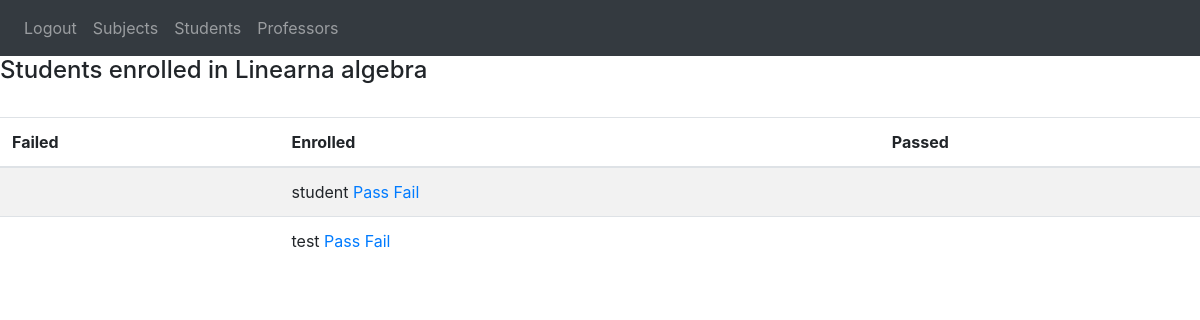
Page /subjects/1 (signed in) on the committed database.
### app/models.py (models this page shows, shortened)
class Predmet(models.Model):
    IZBORNI = (('Da', 'da'), ('Ne', 'ne'))
    ime = models.CharField(max_length=50)
    kod = models.CharField(max_length=50)
    program = models.CharField(max_length=50)
    ects = models.IntegerField()
    sem_red = models.IntegerField()
    sem_izv = models.IntegerField()
    izborni = models.CharField(max_length=50, choices=IZBORNI)
    nositelj = models.ForeignKey(Korisnik, on_delete=models.SET_NULL, null=True)
    def __str__(self):
        return self.ime

class Upisi(models.Model):
    student = models.ForeignKey(Korisnik, on_delete=models.SET_NULL, null=True)
    predmet = models.ForeignKey(Predmet, on_delete=models.SET_NULL, null=True)
    status = models.CharField(max_length=64)

class Korisnik(AbstractUser):
    STATUS = (('none', 'None'), ('izv', 'izvanredni student'), ('red', 'redovni student'))
    uloga = models.ForeignKey(Uloge, on_delete=models.SET_NULL, null=True)
    status = models.CharField(max_length=50, choices=STATUS)
    def __str__(self):
        return self.username

### app/views.py (the view)
# urls.py: path('subjects/<int:subject_id>', views.students_by_subject, name='students_by_subject'),
@login_required(login_url='login')
def students_by_subject(request, subject_id):
    if str(request.user.uloga) == 'ADMIN' or str(request.user.uloga) == 'PROFESOR':
        subject_by_id = Predmet.objects.get(id=subject_id)
        enrolls = Upisi.objects.filter(predmet_id=subject_id)
        content = {
            "subject" : subject_by_id,
            "enrolls" : enrolls
        }
        return render (request, 'students_by_subject.html', {"content" : content})

### app/models.py (called while the page is built)
    def __str__(self):
        return self.uloga

### app/templates/students_by_subject.html
{% extends 'base.html' %}
{% block content %}
<h4>Students enrolled in {{ content.subject }}</h4> &nbsp;
<table class="table table-striped">
    <thead>
      <tr>
        <th scope="col">Failed</th>
        <th scope="col">Enrolled</th>
        <th scope="col">Passed</th>
      </tr>
    </thead>
    <tbody>
    {% for enrollment in content.enrolls %}
        <tr>
        {% if enrollment.status == 'failed' %}
            <td>{{ enrollment.student }}</td>
        {% else %}
            <td></td>
        {% endif %}
        {% if enrollment.status == 'enrolled' %}
            <td>
                {{ enrollment.student }}
                <a href="{%url 'pass_subject' subject_id=enrollment.predmet.id enrollment_id=enrollment.id %}" class="link-dark">Pass</a>
                <a href="{%url 'fail_subject' subject_id=enrollment.predmet.id enrollment_id=enrollment.id %}" class="link-danger">Fail</a>
            </td>
        {% else %}
            <td></td>
        {% endif %}
        {% if enrollment.status == 'passed' %}
            <td>{{ enrollment.student }}</td>
        {% else %}
            <td></td>
        {% endif %}
        </tr>
    {% endfor %}
    </tbody>
  </table>
{% endblock %}

### rows in the picture
Predmet: subject "Linearna algebra"
Upisi: status "enrolled" (drawn), student "student"
Upisi: status "enrolled" (drawn), student "test"
